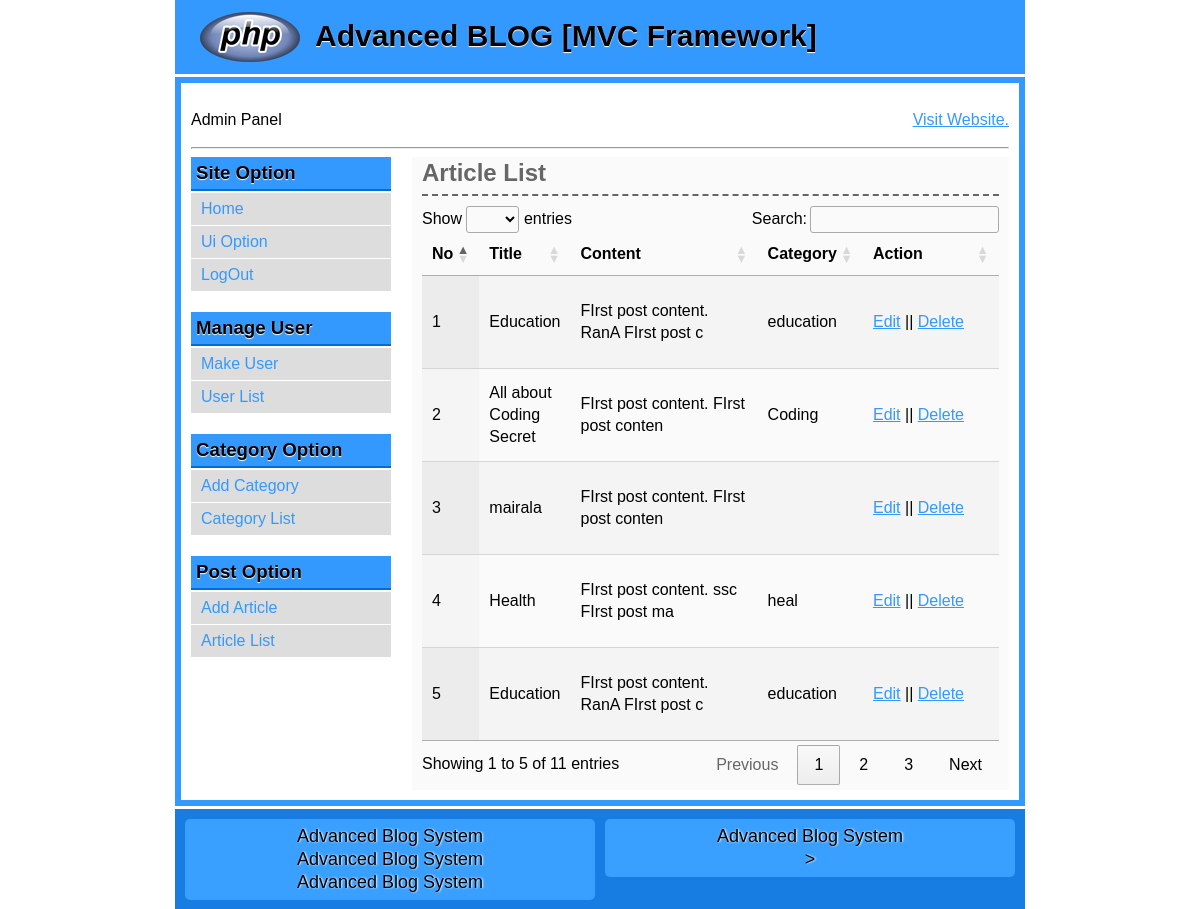
/Admin/articleList (signed in), run on the app's committed database.
### tables this page shows
CREATE TABLE `post` (
  `id` int(11) NOT NULL,
  `title` varchar(255) NOT NULL,
  `content` text NOT NULL,
  `cat` int(11) NOT NULL
);

CREATE TABLE `category` (
  `id` int(11) NOT NULL,
  `name` varchar(30) NOT NULL,
  `title` varchar(30) NOT NULL
);

### system/libs/Load.php (called while the page is built, shortened)
<?php
class Load {
	public function view($fileName, $data= false) {
		include 'app/views/'.$fileName.'.php';
	}
	public function model($modelName) {
		return new $modelName();
	}
}
?>

### app/controllers/Admin.php (called while the page is built, shortened)
<?php
class Admin extends DController{
	public function articleList(){
		$tableCat = "category";
		$tablePost = "post";
		$this->load->view("admin/header");
		$this->load->view("admin/sidebar");
		$postModel = $this->load->model("PostModel");
 		$data['listPost']= $postModel->getPostList ($tablePost);
 		$catModel = $this->load->model("CatModel");
  	 	$data['catlist']= $catModel->catList($tableCat);
		$this->load->view("admin/postlist", $data);
		$this->load->view("admin/footer");
	}
}
?>

### index.php (called while the page is built, shortened)
<?php
	$main = new Main();
?>

### system/libs/Database.php (called while the page is built, shortened)
<?php
class Database extends PDO {
	public function select($sql, $data = array(), $fetchStyle = PDO::FETCH_ASSOC) {
		$stmt = $this->prepare($sql);
		$stmt->execute();
		return $stmt->fetchAll($fetchStyle);
	}
}
 ?>

### app/models/PostModel.php (called while the page is built, shortened)
<?php
class PostModel extends DModel{
	public function getPostList($table) {
		$sql  = "select * from $table order by id desc";
		return $this->db->select($sql);
	}
}?>

### system/libs/DController.php (called while the page is built, shortened)
<?php
 class DController {
 	public function __construct(){
 		$this->load = new Load();
 	}
 }
?>

### system/libs/DModel.php (called while the page is built, shortened)
<?php
class DModel {
	public function __construct() {
		$dsn = 'mysql:dbname=db_mvc; host=localhost';
		$user = 'root';
		$pass = '';
		$this->db = new Database($dsn, $user, $pass);
	}
}
?>

### app/models/CatModel.php (called while the page is built, shortened)
<?php
class CatModel extends DModel{
	public function catList($table) {
		$sql  = "select * from $table order by id desc";
		return $this->db->select($sql);
	}
}
?>

### system/libs/Session.php (called while the page is built, shortened)
<?php
class Session {
	public static function get($key) {
		if (isset($_SESSION[$key])) {
			return $_SESSION[$key];
		} else {
			return false;
		}
	}
}
?>

### app/views/admin/postlist.php (the view, shortened to what this page needs)
<link rel="stylesheet" href="http://cdn.datatables.net/1.10.19/css/jquery.dataTables.min.css">
<h2>Article List</h2>
<table class="display" id="myTable" data-page-length='5'>
	<thead>
	<tr>
		<th width="5%">No</th>
		<th width="10%">Title</th>
		<th width="35%">Content</th>
		<th width="15%">Category</th>
		<th width="25%">Action</th>
	</tr>
	</thead>
	<tbody>
	<?php
		$i =0;
		foreach ($listPost as $key => $value) {
			$i++;
	?>
	<tr>
		<td><?php echo $i; ?></td>
		<td><?php echo $value['title']; ?></td>
		<td>
		<?php
		 	$text = $value['content'];
			if (strlen($text) > 40) {
				$text = substr($text, 0, 40);
				echo $text;
			} else {
				echo $text;
			}
		 ?></td>
		<td>
			<?php
			foreach ($catlist as $key => $cat) {
				if ($cat['id']== $value['cat']) {
					echo $cat['name'];
				}
			}
			?>
		</td>
		<?php
			if (Session::get('level')==1) {
		?>
		<td>
			<a href="<?php echo BASE_URL;?>/Admin/editArticle/<?php echo $value['id']; ?>">Edit</a> ||
			<a onclick="return confirm('Are you sure to delete??');" href="<?php echo BASE_URL;?>/Admin/deleteArticle/<?php echo $value['id']; ?>">Delete</a>
		</td>
		<?php }else{ ?>
			<td>
				Not Permitted
			</td>
		<?php } ?>
	</tr>
<?php  } ?>
</tbody>
</table>

### data on the page
post: title "Education", content "FIrst post content. RanA FIrst post c"
category: name "education"
post: title "All about Coding Secret", content "FIrst post content. FIrst post conten"
category: name "Coding"
post: title "mairala", content "FIrst post content. FIrst post conten"
post: title "Health", content "FIrst post content. ssc FIrst post ma"
category: name "heal"
post: title "Education", content "FIrst post content. RanA FIrst post c"
